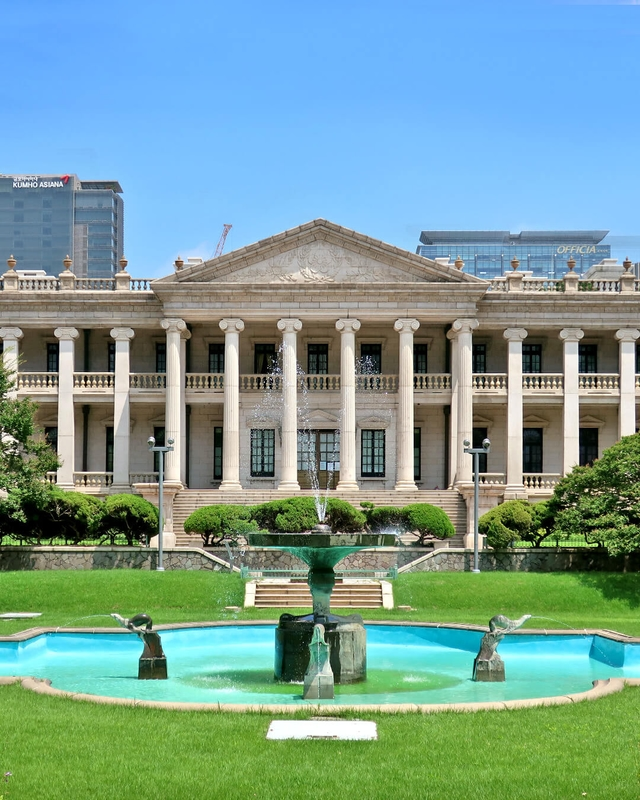
#> input picture Week1/ex_image1.jpeg, 640 x 800 px, found by its file name
$ jupyter execute --allow-errors DL_basic_HW.ipynb
#> lines starting #> are read from the running program, lines starting #| are printed output that depends on the picture
# Deep Learning basic 과제
> 인공지능 스터디 첫 번째 과제에 오신 것을 환영합니다! DL basic 강의를 들으면서 배운 다양한 지식들을 실습을 통해서 활용해볼 시간을 가질 것입니다!

## 🐙 과제를 함께할 친구 제법 똑똑한 문어 - 딥토
> 딥토는 이제 갓 딥러닝를 시작해서 궁금한게 매우 많고 열정이 넘쳐요!

```python
🐙
반가워요! 딥러닝를 함께 공부하게 된 딥토라고 해요!
딥러닝이 무엇인지 늘 궁금했었는데 이번에 공부하게 되어 너무 기뻐요!
```
```python
😊
물론이죠! 함께 열심히 공부해봐요!
```

```python
🐙
퀴즈를 통해서 강의에서 배웠던 내용을 같이 복습해 봐요!
```

#### ❓ <font color='red'><b>[ 퀴즈 ]</b></font> ReLU activation function (다중선택)
``` python
ReLU activation의 특징으로 틀린 것을 모두 고르면?

- (1) ReLU activation의 식은 max(0, x) 이다
- (2) 모든 점에서 미분이 가능하다
- (3) 특정 범위에서 neuron 이 죽게 된다
- (4) Sigmoid, tanh에 비해서 연산이 빠르다
- (5) Sigmoid, tanh에 비해서 Gradient가 출력층과 멀리 있는 Layer까지 전달되지 않는다
```

```python
😉
# TODO : (2) 0에서 미분이 불가능함 / (5)

```

#### ❓ <font color='red'><b>[ 퀴즈 ]</b></font> Objective function (단일선택)

``` python
흔히 classification task에서는 cross-entropy를 목적식으로 활용합니다.
다른 loss 함수로 KL-divergence loss 가 있습니다. KL-divergence는 확률분포 사이의 차이를 비교할 때 사용하는 방법 중의 하나입니다.
가령, 확률 분포 P를 모델링하여 확률 분포 Q를 얻었을 때, 모델링한 Q가 원래의 P와 얼마나 차이가 나는 지 확인할 때 사용합니다.

이 때, 주어진 확률분포 P, Q 에 대하여, cross-entropy H(P,Q) 수식을 entropy H(X) 와 KL-divergence KL (X|Y) 로 표현할 수 있는데요.
수식이 아래와 같을 때, cross-entropy와 KL-divergence의 관계를 올바르게 표현한 것은 어떤 것일까요?
```

```python
- (1) H(P,Q) = H(P) + KL(P||Q)
- (2) H(P,Q) = H(Q) + KL(P||Q)
- (3) H(P,Q) = H(P) + KL(Q||P)
- (4) H(P,Q) = H(Q) + KL(Q||P)
```

```python
😉
# TODO : (4)

```

#### ❓ <font color='red'><b>[ 퀴즈 ]</b></font> Deep learning training (단일선택)

```python
다음 보기 중, 가장 올바르게 training 한 사례를 고르세요

- (1) cross-validation으로 최적의 parameter set을 찾고 test dataset을 포함해 training을 진행하였다
- (2) generalization 성능을 높이기 위하여, training error와 test error의 gap이 충분히 커진 이후 학습을 완료하였다
- (3) data augmentation을 적용하여 데이터를 적절하게 변형하고 데이터량을 늘리며 training을 진행하였다
- (4) 같은 input units에 연결된 서로 다른 hidden units에 대해, 파라미터들의 초기값을 모두 동일하게 설정하였다

```

```python
😉
# TODO : (3)

```

#### ❓ <font color='red'><b>[ 퀴즈 ]</b></font> Regularization (단일선택)

```python
다음 보기 중, regularization 기법으로 가장 부적절한 것은?

- Data Augmentation
- Early Stopping
- Ensemble
- Parameter norm penalty
- Dropout
```

```python
😉
# TODO : Data Augmentation

```

#### ❓ <font color='red'><b>[ 퀴즈 ]</b></font> CNN 파라미터 갯수 (단답형)

```python
다음 그림에서, 파란색으로 칠해진 영역으로 표시된, convolutional layer의 파라미터 개수를 구하세요. (단, bias 항은 없다고 가정합니다.)
```

```python
😉
# TODO : 13개

```

#### ❓ <font color='red'><b>[ 퀴즈 ]</b></font> ResNet (단일선택)

```python
다음 문장의 빈 칸에 들어갈 가장 적절한 단어를 고르세요.

"ResNet improved the performance by proposing _____ connection."

- attention
- skip
- normalized
- full
```

```python
😉
# TODO : skip

```

## <font color='green'><b>[ 실습 ]</b></font>👨‍💻선형 회귀 구현하기

```python
🐙
아래 코드를 먼저 실행 시키고 시작해요!

아래 이미지에서 볼 수 있듯이, x_train과 y_train은 '선형' 관계를 가지고 있지만, y_train에 노이즈가 포함되어 있어서 점들이 구름처럼 퍼져 있어요.
```

[cell 1]
# 꼭 실행시켜주세요!
import numpy as np
import matplotlib.pyplot as plt

# toy dataset 생성
np.random.seed(0)
x_train = np.random.rand(100, 1)
y_train = 5 + 2 * x_train + np.random.rand(100, 1)

plt.scatter(x_train, y_train, s=10)
plt.show()
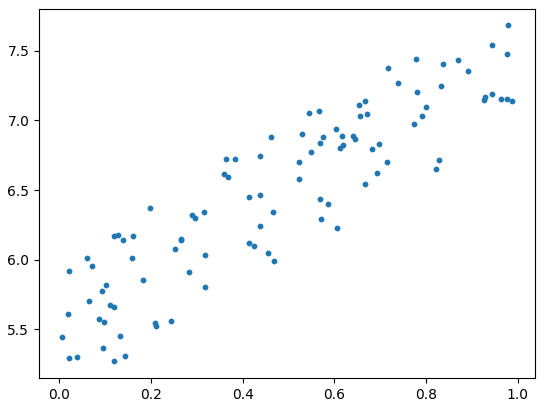
#> figure drawn by matplotlib, 1 panel

``` python
🐙
저희의 목표는 주어진 데이터를 가장 잘 설명하는 선형 함수를 찾는 것이에요.
데이터와 예측값 사이의 관계는 일반적으로 y = Wx + b와 같은 선형 함수로 나타낼 수 있어요.

데이터에 적합한 직선인 y = Wx + b를 찾기 위해서는 예측값과 데이터 간의 오차를 최소화해야 해요.
이 오차를 나타내는 지표로 '평균 제곱 오차'(mean squared error, MSE)를 사용할 수 있어요.

경사하강법은 손실 함수의 출력을 최소화하기 위한 W와 b를 찾기 위한 방법 중 하나에요.
경사하강법을 사용하여 W와 b를 반복적으로 업데이트하면 손실 함수의 값이 점차 감소함을 확인할 수 있답니다.

최종적으로, 경사하강법을 통해 얻어진 W와 b는 데이터를 가장 잘 설명하는 직선을 나타내요.
이러한 직선은 W와 b에 의해 결정되며, 이를 시각화하여 데이터와의 적합성을 확인할 수 있어요.
```

[cell 2]
# 꼭 실행시켜주세요!

# 초기 Weight와 bias를 0.0으로 설정합니다.
Weight = 0.0
bias = 0.0

# 데이터 개수
n_data = len(x_train)

# 반복 횟수
epochs = 5000
# 학습률
learning_rate = 0.01

# 학습 과정을 반복합니다.
for i in range(epochs):
    # 예측값을 계산합니다.
    y_pred = x_train * Weight + bias

    # 평균 제곱 오차(Mean Squared Error) 손실을 계산합니다.
    MSE_loss = np.sum((y_pred - y_train) ** 2) / n_data

    # Weight에 대한 그래디언트(기울기)를 계산합니다.
    gradient_w = np.sum((Weight * x_train - y_train + bias) * 2 * x_train) / n_data
    # bias에 대한 그래디언트(기울기)를 계산합니다.
    gradient_b = np.sum((Weight * x_train - y_train + bias) * 2) / n_data

    # 매 500 에폭마다 현재 에폭 번호, 손실값, Weight, bias를 출력합니다.
    if i % 500 == 0:
        print('Epoch ({:10d}/{:10d}) loss: {:10f}, W: {:10f}, b:{:10f}'.format(i, epochs, MSE_loss, Weight, bias))

    # Weight와 bias를 경사하강법을 이용하여 업데이트합니다.
    Weight -= learning_rate * gradient_w
    bias -= learning_rate * gradient_b


print('W: {:10f}'.format(Weight))
print('b: {:10f}'.format(bias))

plt.scatter(x_train, y_train, s=10)
plt.xlabel('x')
plt.ylabel('y')
y_pred = x_train * Weight + bias
plt.plot(x_train, y_pred, color='r')
plt.show()
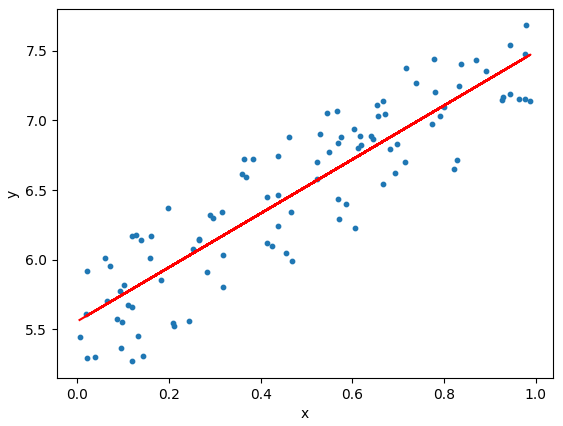
#> figure drawn by matplotlib, 1 panel

## <font color='green'><b>[ 코딩 ]</b></font>👨‍💻2D convolution 구현하기

```python
🐙
주어진 커널과 입력 데이터를 사용하여 컨볼루션 연산을 수행하는 Python 함수를 구현해보아요!

함수는 다음과 같은 입력 데이터와 커널을 사용하여 컨볼루션 연산을 수행해요.
```

[cell 3]
# 입력 데이터 (4x4 크기의 2D 배열):
input_data = [[1, 2, 3, 4],
              [5, 6, 7, 8],
              [9, 10, 11, 12],
              [13, 14, 15, 16]]

# 커널 (3x3 크기의 2D 배열):
kernel = [[1, 0, -1],
          [2, 0, -2],
          [1, 0, -1]]

```python
🐙
주어진 입력 데이터와 커널을 사용하여 컨볼루션 연산을 수행하는 Python 함수 convolution을 구현해보아요.
이 함수는 입력 데이터와 커널을 인자로 받아서 컨볼루션 연산을 수행하고 결과를 반환해야 해요.

구현한 함수를 사용하여 컨볼루션 연산을 수행하고, 결과를 확인해봐요!
```

[cell 4]
def convolution(input_data, kernel):

    input_height = len(input_data)
    input_width = len(input_data[0])
    kernel_height = len(kernel)
    kernel_width = len(kernel[0])

    output_data = []

    for i in range(input_height - kernel_height + 1):
        output_row = []
        for j in range(input_width - kernel_width + 1):
            sum = 0
            for m in range(kernel_height):
                for n in range(kernel_width):
                    sum += input_data[i + m][j + n] * kernel[m][n]
            output_row.append(sum)
        output_data.append(output_row)
    return output_data


# 아래 코드는 수정하실 필요가 없습니다!

input_data = [[1, 2, 3, 4],
              [5, 6, 7, 8],
              [9, 10, 11, 12],
              [13, 14, 15, 16]]

kernel = [[1, 0, -1],
          [2, 0, -2],
          [1, 0, -1]]

output_data = convolution(input_data, kernel)

if output_data == [[-8, -8], [-8, -8]]:
    print("🎉🎉🎉 성공!!! 🎉🎉🎉")
else:
    print("다시 도전해봐요!")

## <font color='green'><b>[ 실습 ]</b></font>👨‍💻2D convolution in action

```python
🐙
convlution 연산을 한다는 것에는 어떤 의미가 있을까요?
강의에서는 해당 "convolution filter" 모양의 스탬프를 이미지에 찍는다고 했어요.
filter가 변함에 따라서 같은 이미지에 대해서 아웃풋이 어떻게 달라질지 확인해보아요!

"cv2.filter2D" 함수는 OpenCV에서 제공하는 이미지 필터링 함수로, 이미지와 커널 간의 2D 합성곱을 수행해요.
```

[cell 5]
# 이미지 다운로드하는 코드입니다. 꼭 실행시켜주세요!
import urllib.request

# 다운받을 이미지 url
url = "https://github.com/Pjunn/GDSC_mlstudy/blob/main/1%EC%A3%BC%EC%B0%A8/ex_image1.jpeg?raw=true"

# 이미지 요청 및 다운로드
urllib.request.urlretrieve(url, "ex_image1.jpeg")

[cell 6]
import cv2
import numpy as np
import matplotlib.pyplot as plt

# 이미지 파일 경로
image_path = 'ex_image1.jpeg'

# 이미지를 읽어옵니다.
image = cv2.imread(image_path)
#> image is the input picture: shape (800, 640, 3); mean B, G, R 150.6, 157.3, 120.9

# 이미지를 그레이스케일(흑백)로 변환합니다.
gray_image = cv2.cvtColor(image, cv2.COLOR_BGR2GRAY)
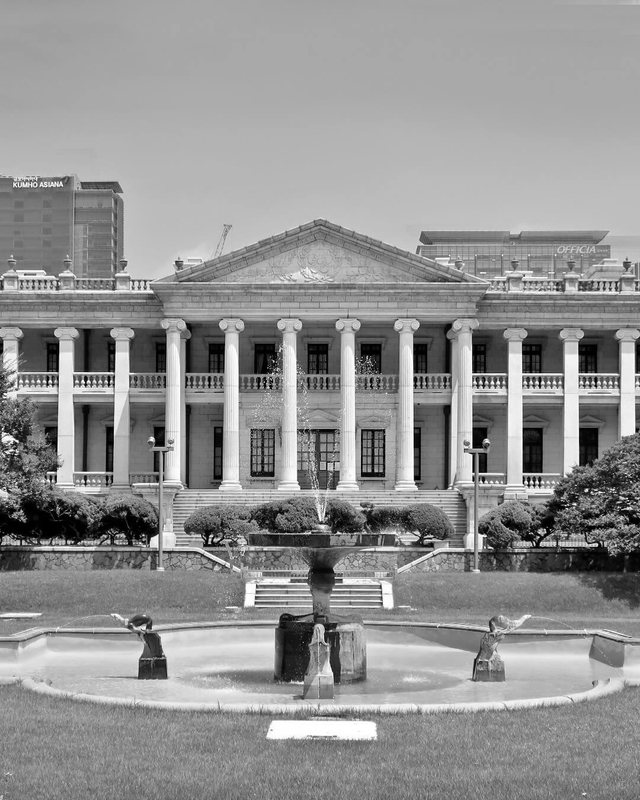
#> gray_image: shape (800, 640); min 0, max 255, mean 145.6

### Outline kernel
```python
🐙
이미지에서 물체의 테두리가 보이는 거 같아요!

Outline 커널은 픽셀 값의 큰 차이를 강조하는 데 사용해요. 이웃 픽셀과 비슷한 값을 갖는 픽셀은 새 이미지에서 검은색으로 표시되고, 이웃 픽셀과 차이가 큰 픽셀은 흰색으로 표시되요.
```

[cell 7]
# 커널(필터)을 정의합니다.
kernel = np.array([[-1, -1, -1],
                    [-1, 8, -1],
                    [-1, -1, -1]])

# 필터를 이미지에 적용합니다.
filtered_image = cv2.filter2D(gray_image, -1, kernel)
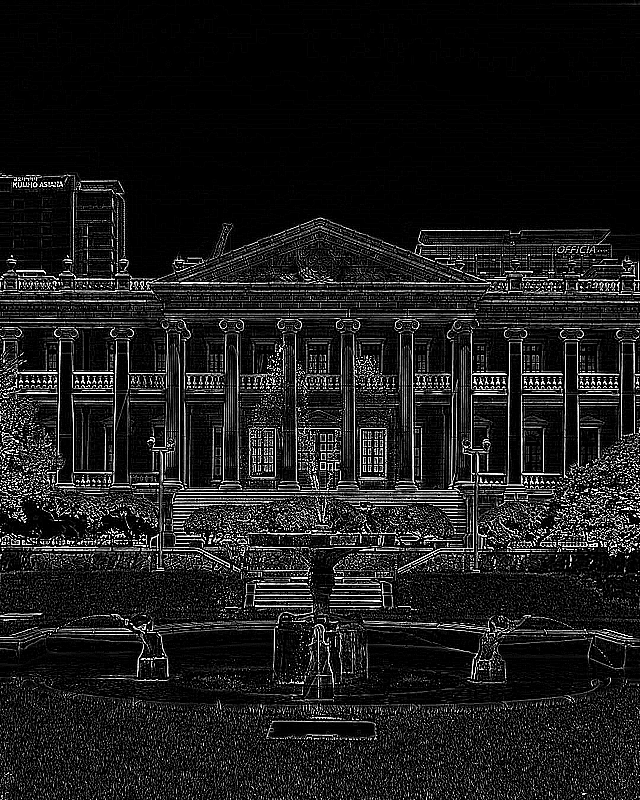
#> filtered_image: shape (800, 640); min 0, max 255, mean 27.3


# 결과 이미지를 Matplotlib을 사용하여 화면에 표시합니다.
plt.figure(figsize=(10, 6))

plt.subplot(1, 2, 1)
plt.imshow(gray_image, cmap='gray')
plt.title('Original Image')
plt.axis('off')

plt.subplot(1, 2, 2)
plt.imshow(filtered_image, cmap='gray')
plt.title('Outline')
plt.axis('off')
plt.tight_layout()
plt.show()

### Blur kernel
```python
🐙
이미지가 전체적으로 흐려졌어요!

Blur 커널은 인접한 픽셀의 차이를 줄이는 데 사용해요.
```

[cell 8]
# 커널(필터)을 정의합니다.
kernel = np.array([[0.0625, 0.125, 0.0625],
                    [0.125, 0.25, 0.125],
                    [0.0625, 0.125, 0.0625]])

# 필터를 이미지에 적용합니다.
filtered_image = cv2.filter2D(gray_image, -1, kernel)


# 결과 이미지를 Matplotlib을 사용하여 화면에 표시합니다.
plt.figure(figsize=(10, 6))

plt.subplot(1, 2, 1)
plt.imshow(gray_image, cmap='gray')
plt.title('Original Image')
plt.axis('off')

plt.subplot(1, 2, 2)
plt.imshow(filtered_image, cmap='gray')
plt.title('Blur')
plt.axis('off')
plt.tight_layout()
plt.show()

### Emboss kernel
```python
🐙
건물이 입체처럼 보여요!

Emboss 커널은 픽셀들의 차이를 강조함으로써 깊이에 대한 착시를 줄때 사용해요.
```

[cell 9]
# 커널(필터)을 정의합니다.
kernel = np.array([[-2, -1, 0],
                    [-1, 1, 1],
                    [0, 1, 2]])

# 필터를 이미지에 적용합니다.
filtered_image = cv2.filter2D(gray_image, -1, kernel)
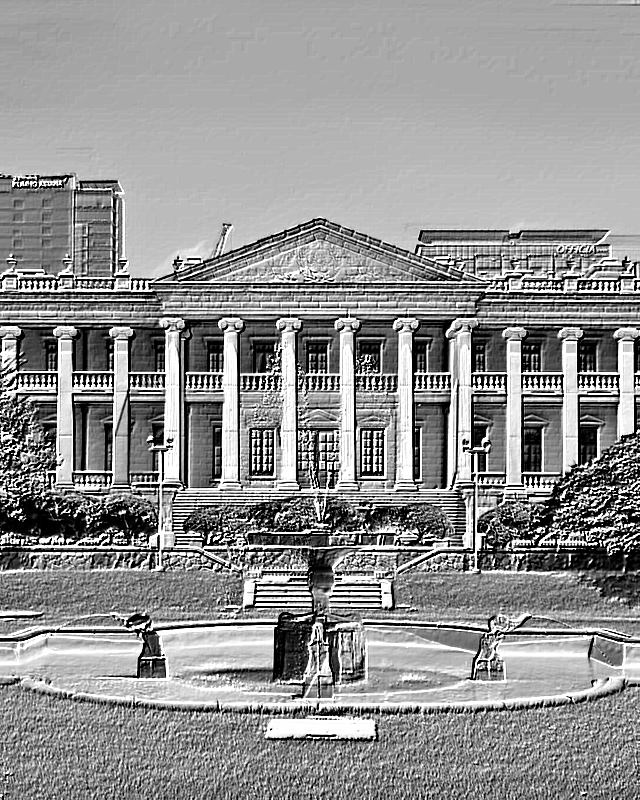
#> filtered_image: shape (800, 640); min 0, max 255, mean 145.5


# 결과 이미지를 Matplotlib을 사용하여 화면에 표시합니다.
plt.figure(figsize=(10, 6))

plt.subplot(1, 2, 1)
plt.imshow(gray_image, cmap='gray')
plt.title('Original Image')
plt.axis('off')

plt.subplot(1, 2, 2)
plt.imshow(filtered_image, cmap='gray')
plt.title('Emboss')
plt.axis('off')
plt.tight_layout()
plt.show()

### Sharpen kernel
```python
🐙
이미지가 더 선명해진 거 같아요!

Sharpen kernel은 인접한 픽셀 값의 차이를 강조하여 이미지를 더욱 선명하게 보이게 할때 사용해요.
```

[cell 10]
# 커널(필터)을 정의합니다.
kernel = np.array([[0, -1, 0],
                    [-1, 5,-1],
                    [0, -1, 0]])

# 필터를 이미지에 적용합니다.
filtered_image = cv2.filter2D(gray_image, -1, kernel)
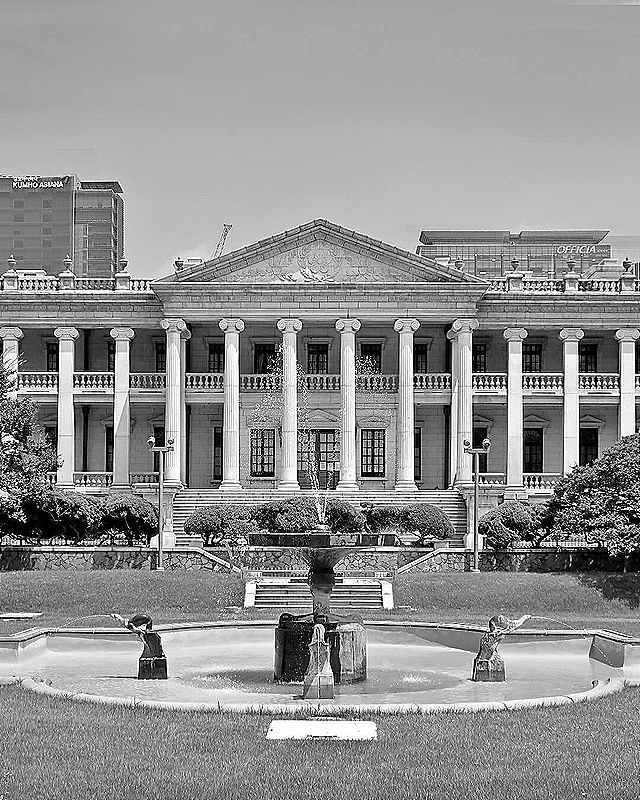
#> filtered_image: shape (800, 640); min 0, max 255, mean 145.5


# 결과 이미지를 Matplotlib을 사용하여 화면에 표시합니다.
plt.figure(figsize=(10, 6))

plt.subplot(1, 2, 1)
plt.imshow(gray_image, cmap='gray')
plt.title('Original Image')
plt.axis('off')

plt.subplot(1, 2, 2)
plt.imshow(filtered_image, cmap='gray')
plt.title('Sharpen')
plt.axis('off')
plt.tight_layout()
plt.show()
